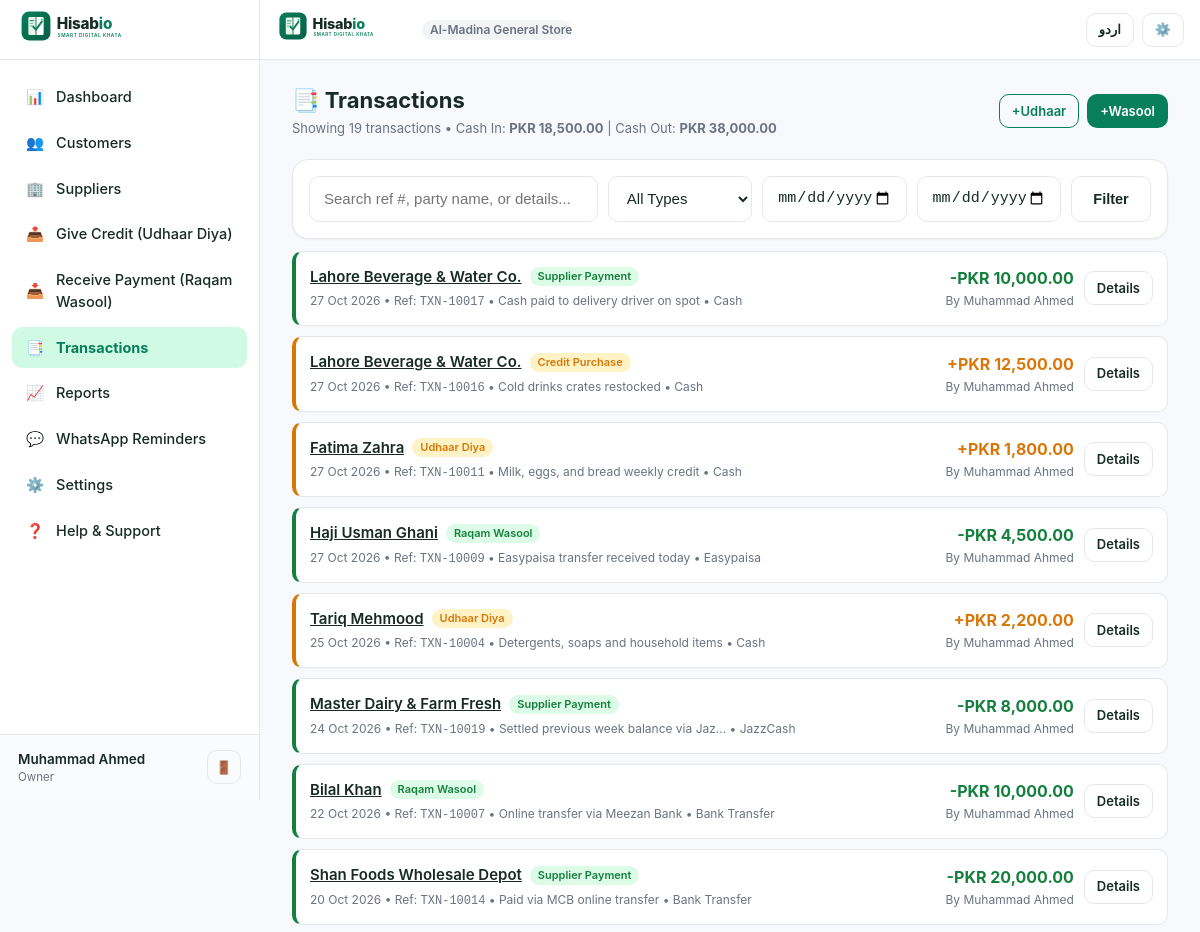
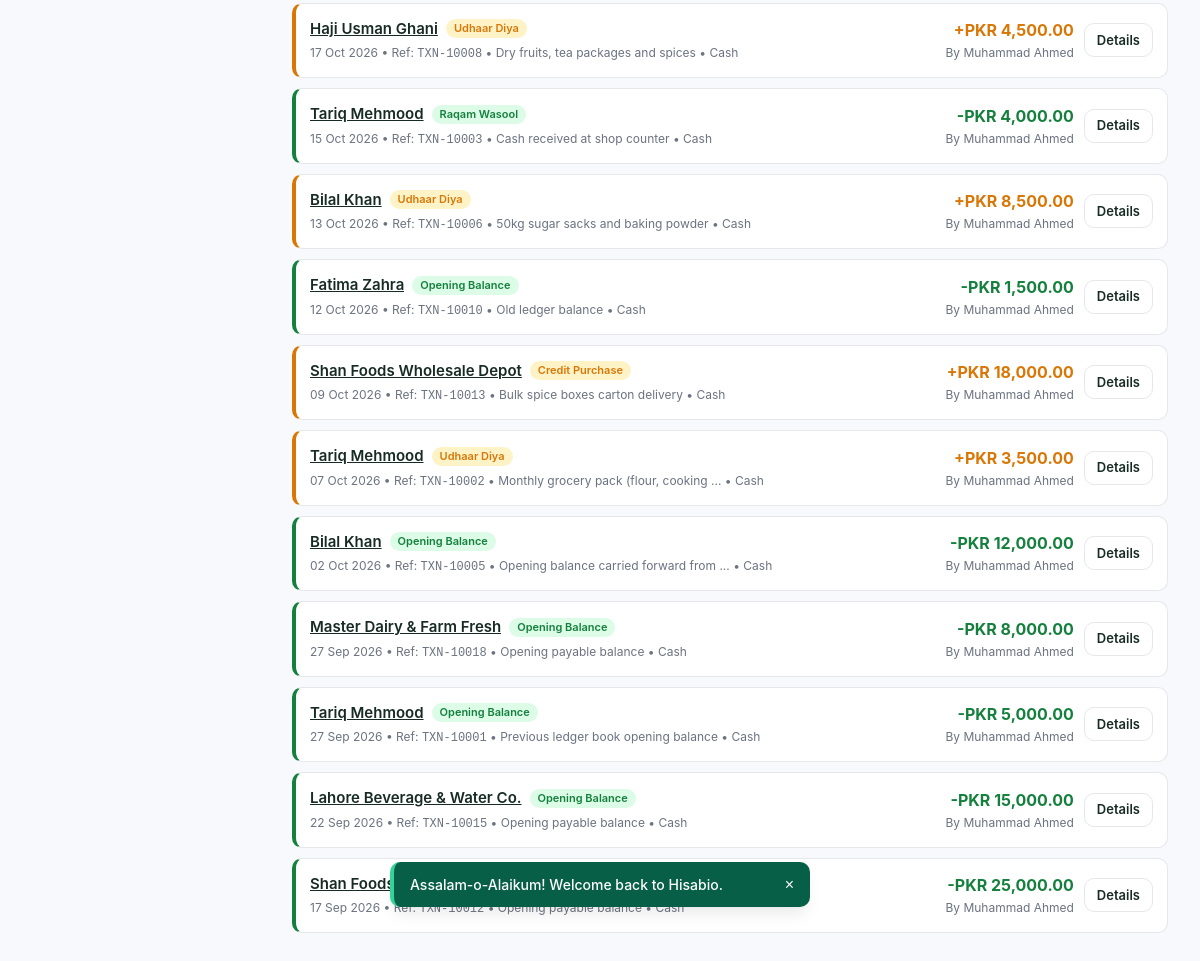
Screenshot of /transactions.php (signed in) with the database file from the repository (2 pictures, top to bottom).
### tables this page shows
CREATE TABLE `users` (
  `id` INT UNSIGNED AUTO_INCREMENT PRIMARY KEY,
  `full_name` VARCHAR(150) NOT NULL,
  `email` VARCHAR(191) NULL,
  `mobile` VARCHAR(25) NOT NULL,
  `password_hash` VARCHAR(255) NOT NULL,
  `status` ENUM('active', 'inactive', 'suspended') DEFAULT 'active',
  `created_at` DATETIME NOT NULL DEFAULT CURRENT_TIMESTAMP,
  `updated_at` DATETIME NOT NULL DEFAULT CURRENT_TIMESTAMP ON UPDATE CURRENT_TIMESTAMP,
  UNIQUE KEY `idx_users_mobile` (`mobile`),
  KEY `idx_users_email` (`email`)
);

CREATE TABLE `roles` (
  `id` INT UNSIGNED AUTO_INCREMENT PRIMARY KEY,
  `business_id` INT UNSIGNED NOT NULL,
  `role_name` VARCHAR(100) NOT NULL,
  `permissions` JSON NULL,
  `created_at` DATETIME NOT NULL DEFAULT CURRENT_TIMESTAMP,
  CONSTRAINT `fk_roles_business` FOREIGN KEY (`business_id`) REFERENCES `businesses` (`id`) ON DELETE CASCADE
);

CREATE TABLE `businesses` (
  `id` INT UNSIGNED AUTO_INCREMENT PRIMARY KEY,
  `business_name` VARCHAR(200) NOT NULL,
  `business_code` VARCHAR(50) NOT NULL UNIQUE,
  `owner_user_id` INT UNSIGNED NOT NULL,
  `business_category` VARCHAR(100) DEFAULT 'General Store',
  `logo` VARCHAR(255) NULL,
  `currency` VARCHAR(10) DEFAULT 'PKR',
  `country` VARCHAR(50) DEFAULT 'Pakistan',
  `city` VARCHAR(100) DEFAULT 'Lahore',
  `address` TEXT NULL,
  `phone` VARCHAR(25) NULL,
  `receipt_footer` TEXT NULL,
  `timezone` VARCHAR(50) DEFAULT 'Asia/Karachi',
  `language` VARCHAR(10) DEFAULT 'en',
  `status` ENUM('active', 'inactive') DEFAULT 'active',
  `created_at` DATETIME NOT NULL DEFAULT CURRENT_TIMESTAMP,
  `updated_at` DATETIME NOT NULL DEFAULT CURRENT_TIMESTAMP ON UPDATE CURRENT_TIMESTAMP,
  CONSTRAINT `fk_businesses_owner` FOREIGN KEY (`owner_user_id`) REFERENCES `users` (`id`) ON DELETE CASCADE
);

CREATE TABLE `transactions` (
  `id` INT UNSIGNED AUTO_INCREMENT PRIMARY KEY,
  `business_id` INT UNSIGNED NOT NULL,
  `transaction_reference` VARCHAR(60) NOT NULL,
  `account_id` INT UNSIGNED NOT NULL,
  `transaction_type` ENUM('credit_sale', 'payment_received', 'supplier_purchase', 'supplier_payment', 'adjustment', 'opening_balance', 'reversal') NOT NULL,
  `transaction_date` DATE NOT NULL,
  `amount` DECIMAL(18,2) NOT NULL,
  `payment_method` VARCHAR(50) DEFAULT 'Cash',
  `description` TEXT NULL,
  `due_date` DATE NULL,
  `reference_number` VARCHAR(100) NULL,
  `status` ENUM('completed', 'reversed', 'pending') NOT NULL DEFAULT 'completed',
  `created_by` INT UNSIGNED NULL,
  `created_at` DATETIME NOT NULL DEFAULT CURRENT_TIMESTAMP,
  `updated_at` DATETIME NOT NULL DEFAULT CURRENT_TIMESTAMP ON UPDATE CURRENT_TIMESTAMP,
  `reversed_transaction_id` INT UNSIGNED NULL,
  `correction_reason` TEXT NULL,
  KEY `idx_tx_bus_date` (`business_id`, `transaction_date`),
  KEY `idx_tx_account` (`account_id`),
  KEY `idx_tx_ref` (`business_id`, `transaction_reference`),
  KEY `idx_tx_type` (`business_id`, `transaction_type`),
  CONSTRAINT `fk_tx_business` FOREIGN KEY (`business_id`) REFERENCES `businesses` (`id`) ON DELETE CASCADE,
  CONSTRAINT `fk_tx_account` FOREIGN KEY (`account_id`) REFERENCES `accounts` (`id`) ON DELETE CASCADE
);

CREATE TABLE `suppliers` (
  `id` INT UNSIGNED AUTO_INCREMENT PRIMARY KEY,
  `business_id` INT UNSIGNED NOT NULL,
  `supplier_code` VARCHAR(50) NOT NULL,
  `name` VARCHAR(150) NOT NULL,
  `mobile` VARCHAR(25) NOT NULL,
  `alternate_contact` VARCHAR(100) NULL,
  `address` TEXT NULL,
  `notes` TEXT NULL,
  `status` ENUM('active', 'archived') DEFAULT 'active',
  `created_by` INT UNSIGNED NULL,
  `created_at` DATETIME NOT NULL DEFAULT CURRENT_TIMESTAMP,
  `updated_at` DATETIME NOT NULL DEFAULT CURRENT_TIMESTAMP ON UPDATE CURRENT_TIMESTAMP,
  `archived_at` DATETIME NULL,
  UNIQUE KEY `idx_supp_code_bus` (`business_id`, `supplier_code`),
  KEY `idx_supp_mobile_bus` (`business_id`, `mobile`),
  KEY `idx_supp_name_bus` (`business_id`, `name`),
  CONSTRAINT `fk_suppliers_business` FOREIGN KEY (`business_id`) REFERENCES `businesses` (`id`) ON DELETE CASCADE
);

CREATE TABLE `customers` (
  `id` INT UNSIGNED AUTO_INCREMENT PRIMARY KEY,
  `business_id` INT UNSIGNED NOT NULL,
  `customer_code` VARCHAR(50) NOT NULL,
  `name` VARCHAR(150) NOT NULL,
  `mobile` VARCHAR(25) NOT NULL,
  `alternate_mobile` VARCHAR(25) NULL,
  `address` TEXT NULL,
  `notes` TEXT NULL,
  `status` ENUM('active', 'archived') DEFAULT 'active',
  `created_by` INT UNSIGNED NULL,
  `created_at` DATETIME NOT NULL DEFAULT CURRENT_TIMESTAMP,
  `updated_at` DATETIME NOT NULL DEFAULT CURRENT_TIMESTAMP ON UPDATE CURRENT_TIMESTAMP,
  `archived_at` DATETIME NULL,
  UNIQUE KEY `idx_cust_code_bus` (`business_id`, `customer_code`),
  KEY `idx_cust_mobile_bus` (`business_id`, `mobile`),
  KEY `idx_cust_name_bus` (`business_id`, `name`),
  CONSTRAINT `fk_customers_business` FOREIGN KEY (`business_id`) REFERENCES `businesses` (`id`) ON DELETE CASCADE
);

### transactions.php (the view, shortened to what the rows shown need)
<?php
require_once __DIR__ . '/includes/auth.php';
require_once __DIR__ . '/includes/functions.php';
$biz = current_business();
$biz_id = (int)$biz['id'];
$pdo = get_db();
$sql = "
    SELECT t.*,
           a.account_type,
           c.id AS customer_id, c.name AS customer_name, c.mobile AS customer_mobile,
           s.id AS supplier_id, s.name AS supplier_name, s.mobile AS supplier_mobile,
           u.full_name AS creator_name
    FROM transactions t
    JOIN accounts a ON a.id = t.account_id
    LEFT JOIN customers c ON c.id = a.customer_id
    LEFT JOIN suppliers s ON s.id = a.supplier_id
    LEFT JOIN users u ON u.id = t.created_by
    WHERE t.business_id = ?
";
$params = [$biz_id];
$sql .= " ORDER BY t.transaction_date DESC, t.id DESC LIMIT 200";
$stmt = $pdo->prepare($sql);
$stmt->execute($params);
$transactions = $stmt->fetchAll();
include __DIR__ . '/includes/header.php';
?>
<div class="page-container">
  <div class="page-header">
    <div>
      <h1 class="page-title">📑 <?= __('transactions') ?></h1>
    </div>
  </div>
  <?php if (empty($transactions)): ?>
    <div class="card" style="text-align: center; padding: 40px 16px; color: var(--text-muted);">
      <p style="font-size: 15px;">No transactions found matching your criteria.</p>
    </div>
  <?php else: ?>
    <div class="ledger-stack">
      <?php foreach ($transactions as $tx): ?>
        <?php
          $is_customer = ($tx['account_type'] === 'customer');
          $party = $is_customer ? ($tx['customer_name'] ?? 'Customer') : ($tx['supplier_name'] ?? 'Supplier');
          $party_url = $is_customer ? (BASE_URL . 'customer-ledger.php?id=' . $tx['customer_id']) : (BASE_URL . 'supplier-ledger.php?id=' . $tx['supplier_id']);
          $is_credit_type = in_array($tx['transaction_type'], ['credit_sale', 'supplier_purchase']);
          $is_reversed = ($tx['status'] === 'reversed');
          $type_title = match($tx['transaction_type']) {
              'credit_sale' => 'Udhaar Diya',
              'payment_received' => 'Raqam Wasool',
              'supplier_purchase' => 'Credit Purchase',
              'supplier_payment' => 'Supplier Payment',
              'opening_balance' => 'Opening Balance',
              'reversal' => 'Reversal',
              default => ucfirst($tx['transaction_type'])
          };
        ?>
        <div class="ledger-item <?= $is_reversed ? 'reversal' : ($is_credit_type ? 'credit' : 'payment') ?>">
          <div class="item-main">
            <div class="flex-between" style="justify-content: flex-start; gap: 8px;">
              <a href="<?= $party_url ?>" class="item-title" style="text-decoration: underline;">
                <?= htmlspecialchars($party) ?>
              </a>
              <span class="badge <?= $is_credit_type ? 'badge-credit' : 'badge-payment' ?>" style="font-size: 11px;">
                <?= $type_title ?>
              </span>
            </div>
            <div class="item-sub" style="margin-top: 4px;">
              <?= format_date($tx['transaction_date']) ?>
              • Ref: <code><?= htmlspecialchars($tx['transaction_reference']) ?></code>
              <?php if (!empty($tx['description'])): ?>
                • <?= htmlspecialchars(mb_strimwidth($tx['description'], 0, 40, '...')) ?>
              <?php endif; ?>
              <?php if (!empty($tx['payment_method'])): ?>
                • <?= htmlspecialchars($tx['payment_method']) ?>
              <?php endif; ?>
            </div>
          </div>
          <div class="item-amount">
            <div class="amount-val <?= $is_credit_type ? 'text-credit' : 'text-payment' ?>" style="<?= $is_reversed ? 'text-decoration: line-through; opacity: 0.6;' : '' ?>">
              <?= $is_credit_type ? '+' : '-' ?><?= format_currency($tx['amount']) ?>
            </div>
            <div class="item-sub">By <?= htmlspecialchars($tx['creator_name'] ?? 'Staff') ?></div>
          </div>
          <div style="margin-left: 10px;">
            <a href="<?= BASE_URL ?>transaction-details.php?id=<?= $tx['id'] ?>" class="btn btn-outline btn-sm" title="View Details / Receipt">
              Details
            </a>
          </div>
        </div>
      <?php endforeach; ?>
    </div>
  <?php endif; ?>
</div>
<?php include __DIR__ . '/includes/footer.php'; ?>

### includes/header.php (shortened to what the rows shown need)
<?php
require_once __DIR__ . '/auth.php';
require_once __DIR__ . '/lang.php';
require_once __DIR__ . '/functions.php';
$current_user = current_user();
$current_business = current_business();
$is_rtl = is_rtl();
$lang = get_current_lang();
?>
<!DOCTYPE html>
<html lang="<?= $lang ?>" dir="<?= $is_rtl ? 'rtl' : 'ltr' ?>">
<head>
  <link rel="stylesheet" href="<?= BASE_URL ?>assets/css/style.css?v=<?= APP_VERSION ?>">
  <link rel="stylesheet" href="<?= BASE_URL ?>assets/css/responsive.css?v=<?= APP_VERSION ?>">
  <link rel="stylesheet" href="<?= BASE_URL ?>assets/css/animations.css?v=<?= APP_VERSION ?>">
  <link rel="stylesheet" href="<?= BASE_URL ?>assets/css/print.css?v=<?= APP_VERSION ?>" media="print">
</head>
<body class="page-enter">
  <div class="app-layout">
    <?php if (is_logged_in()): ?>
      <?php include __DIR__ . '/sidebar.php'; ?>
    <?php endif; ?>
    <main class="main-content">
      <header class="app-header no-print">
        <div class="header-brand">
          <a href="<?= is_logged_in() ? BASE_URL . 'dashboard.php' : BASE_URL . 'login.php' ?>" class="d-flex align-items-center">
            <img src="<?= BASE_URL ?>assets/images/logo.svg" alt="Hisabio Logo">
          </a>
          <?php if ($current_business): ?>
            <span class="badge badge-neutral" style="max-width: 150px; overflow: hidden; text-overflow: ellipsis; white-space: nowrap;">
              <?= htmlspecialchars($current_business['business_name']) ?>
            </span>
          <?php endif; ?>
        </div>
      </header>

### includes/sidebar.php
<?php
$current_page = basename($_SERVER['PHP_SELF'] ?? '');
?>
<aside class="app-sidebar no-print">
  <div class="sidebar-header">
    <a href="<?= BASE_URL ?>dashboard.php">
      <img src="<?= BASE_URL ?>assets/images/logo.svg" alt="Hisabio">
    </a>
  </div>
  <nav class="sidebar-nav">
    <a href="<?= BASE_URL ?>dashboard.php" class="sidebar-link <?= $current_page === 'dashboard.php' ? 'active' : '' ?>">
      <span>📊</span>
      <span><?= __('dashboard') ?></span>
    </a>
    <a href="<?= BASE_URL ?>customers.php" class="sidebar-link <?= in_array($current_page, ['customers.php', 'customer-add.php', 'customer-edit.php', 'customer-profile.php', 'customer-ledger.php', 'customer-statement.php'], true) ? 'active' : '' ?>">
      <span>👥</span>
      <span><?= __('customers') ?></span>
    </a>
    <a href="<?= BASE_URL ?>suppliers.php" class="sidebar-link <?= in_array($current_page, ['suppliers.php', 'supplier-add.php', 'supplier-edit.php', 'supplier-profile.php', 'supplier-ledger.php', 'supplier-statement.php'], true) ? 'active' : '' ?>">
      <span>🏢</span>
      <span><?= __('suppliers') ?></span>
    </a>
    <a href="<?= BASE_URL ?>give-credit.php" class="sidebar-link <?= $current_page === 'give-credit.php' ? 'active' : '' ?>">
      <span>📤</span>
      <span><?= __('give_credit') ?></span>
    </a>
    <a href="<?= BASE_URL ?>receive-payment.php" class="sidebar-link <?= $current_page === 'receive-payment.php' ? 'active' : '' ?>">
      <span>📥</span>
      <span><?= __('receive_payment') ?></span>
    </a>
    <a href="<?= BASE_URL ?>transactions.php" class="sidebar-link <?= in_array($current_page, ['transactions.php', 'transaction-details.php', 'transaction-reverse.php'], true) ? 'active' : '' ?>">
      <span>📑</span>
      <span><?= __('transactions') ?></span>
    </a>
    <a href="<?= BASE_URL ?>reports.php" class="sidebar-link <?= $current_page === 'reports.php' ? 'active' : '' ?>">
      <span>📈</span>
      <span><?= __('reports') ?></span>
    </a>
    <a href="<?= BASE_URL ?>reminders.php" class="sidebar-link <?= $current_page === 'reminders.php' ? 'active' : '' ?>">
      <span>💬</span>
      <span><?= __('reminders') ?></span>
    </a>
    <a href="<?= BASE_URL ?>settings.php" class="sidebar-link <?= in_array($current_page, ['settings.php', 'appearance.php', 'security.php', 'backup.php', 'users.php', 'roles.php'], true) ? 'active' : '' ?>">
      <span>⚙️</span>
      <span><?= __('settings') ?></span>
    </a>
    <a href="<?= BASE_URL ?>help.php" class="sidebar-link <?= $current_page === 'help.php' ? 'active' : '' ?>">
      <span>❓</span>
      <span><?= __('help_support') ?></span>
    </a>
  </nav>
  <div class="sidebar-footer">
    <div class="business-pill">
      <span class="business-pill-name"><?= htmlspecialchars($current_user['full_name'] ?? 'User') ?></span>
      <span class="business-pill-role"><?= htmlspecialchars($current_business['role_name'] ?? 'Owner') ?></span>
    </div>
    <a href="<?= BASE_URL ?>logout.php" class="btn btn-outline btn-sm" title="<?= __('logout') ?>" style="padding: 4px 8px;">
      🚪
    </a>
  </div>
</aside>

### rows the page displays
users: full_name "Muhammad Ahmed"
roles: role_name "Owner", business.business_name "Al-Madina General S…"
transactions: suppliers.name "Lahore Beverage & Water Co.", transaction_type "Supplier Payment", transaction_date "27 Oct 2026", transaction_reference "TXN-10017", description "Cash paid to delivery driver on spot", payment_method "Cash", amount "PKR 10,000.00", users.full_name "Muhammad Ahmed"
transactions: suppliers.name "Lahore Beverage & Water Co.", transaction_type "Credit Purchase", transaction_date "27 Oct 2026", transaction_reference "TXN-10016", description "Cold drinks crates restocked", payment_method "Cash", amount "PKR 12,500.00", users.full_name "Muhammad Ahmed"
transactions: customers.name "Fatima Zahra", transaction_type "Udhaar Diya", transaction_date "27 Oct 2026", transaction_reference "TXN-10011", description "Milk, eggs, and bread weekly credit", payment_method "Cash", amount "PKR 1,800.00", users.full_name "Muhammad Ahmed"
transactions: customers.name "Haji Usman Ghani", transaction_type "Raqam Wasool", transaction_date "27 Oct 2026", transaction_reference "TXN-10009", description "Easypaisa transfer received today", payment_method "Easypaisa", amount "PKR 4,500.00", users.full_name "Muhammad Ahmed"
transactions: customers.name "Tariq Mehmood", transaction_type "Udhaar Diya", transaction_date "25 Oct 2026", transaction_reference "TXN-10004", description "Detergents, soaps and household items", payment_method "Cash", amount "PKR 2,200.00", users.full_name "Muhammad Ahmed"
transactions: suppliers.name "Master Dairy & Farm Fresh", transaction_type "Supplier Payment", transaction_date "24 Oct 2026", transaction_reference "TXN-10019", description "Settled previous week balance via Jaz...", payment_method "JazzCash", amount "PKR 8,000.00", users.full_name "Muhammad Ahmed"
transactions: customers.name "Bilal Khan", transaction_type "Raqam Wasool", transaction_date "22 Oct 2026", transaction_reference "TXN-10007", description "Online transfer via Meezan Bank", payment_method "Bank Transfer", amount "PKR 10,000.00", users.full_name "Muhammad Ahmed"
transactions: suppliers.name "Shan Foods Wholesale Depot", transaction_type "Supplier Payment", transaction_date "20 Oct 2026", transaction_reference "TXN-10014", description "Paid via MCB online transfer", payment_method "Bank Transfer", amount "PKR 20,000.00", users.full_name "Muhammad Ahmed"
transactions: customers.name "Haji Usman Ghani", transaction_type "Udhaar Diya", transaction_date "17 Oct 2026", transaction_reference "TXN-10008", description "Dry fruits, tea packages and spices", payment_method "Cash", amount "PKR 4,500.00", users.full_name "Muhammad Ahmed"
transactions: customers.name "Tariq Mehmood", transaction_type "Raqam Wasool", transaction_date "15 Oct 2026", transaction_reference "TXN-10003", description "Cash received at shop counter", payment_method "Cash", amount "PKR 4,000.00", users.full_name "Muhammad Ahmed"
transactions: customers.name "Bilal Khan", transaction_type "Udhaar Diya", transaction_date "13 Oct 2026", transaction_reference "TXN-10006", description "50kg sugar sacks and baking powder", payment_method "Cash", amount "PKR 8,500.00", users.full_name "Muhammad Ahmed"
transactions: customers.name "Fatima Zahra", transaction_type "Opening Balance", transaction_date "12 Oct 2026", transaction_reference "TXN-10010", description "Old ledger balance", payment_method "Cash", amount "PKR 1,500.00", users.full_name "Muhammad Ahmed"
transactions: suppliers.name "Shan Foods Wholesale Depot", transaction_type "Credit Purchase", transaction_date "09 Oct 2026", transaction_reference "TXN-10013", description "Bulk spice boxes carton delivery", payment_method "Cash", amount "PKR 18,000.00", users.full_name "Muhammad Ahmed"
transactions: customers.name "Tariq Mehmood", transaction_type "Udhaar Diya", transaction_date "07 Oct 2026", transaction_reference "TXN-10002", description "Monthly grocery pack (flour, cooking ...", payment_method "Cash", amount "PKR 3,500.00", users.full_name "Muhammad Ahmed"
transactions: customers.name "Bilal Khan", transaction_type "Opening Balance", transaction_date "02 Oct 2026", transaction_reference "TXN-10005", description "Opening balance carried forward from ...", payment_method "Cash", amount "PKR 12,000.00", users.full_name "Muhammad Ahmed"
transactions: suppliers.name "Master Dairy & Farm Fresh", transaction_type "Opening Balance", transaction_date "27 Sep 2026", transaction_reference "TXN-10018", description "Opening payable balance", payment_method "Cash", amount "PKR 8,000.00", users.full_name "Muhammad Ahmed"
transactions: customers.name "Tariq Mehmood", transaction_type "Opening Balance", transaction_date "27 Sep 2026", transaction_reference "TXN-10001", description "Previous ledger book opening balance", payment_method "Cash", amount "PKR 5,000.00", users.full_name "Muhammad Ahmed"
transactions: suppliers.name "Lahore Beverage & Water Co.", transaction_type "Opening Balance", transaction_date "22 Sep 2026", transaction_reference "TXN-10015", description "Opening payable balance", payment_method "Cash", amount "PKR 15,000.00", users.full_name "Muhammad Ahmed"
transactions: suppliers.name "Shan Foods…", transaction_date "17 Sep 2026", transaction_reference "TXN-10012", description "Opening payable balance", payment_method "Cash", amount "PKR 25,000.00", users.full_name "Muhammad Ahmed"

### other values shown
__('dashboard') "Dashboard"
__('customers') "Customers"
__('suppliers') "Suppliers"
__('give_credit') "Give Credit (Udhaar Diya)"
__('receive_payment') "Receive Payment (Raqam Wasool)"
__('transactions') "Transactions"
__('reports') "Reports"
__('reminders') "WhatsApp Reminders"
__('settings') "Settings"
__('help_support') "Help & Support"
count($transactions) "19"
format_currency($total_in) "PKR 18,500.00"
format_currency($total_out) "PKR 38,000.00"
